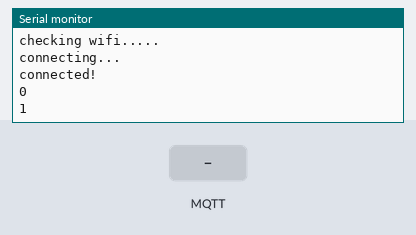
Simulated run of this program. Board: ESP32. Shown: the last lines printed to the serial monitor. The inputs (shaded band) are chosen by the test bench. WiFi joins after 1.5 s; servers stay silent unless stated; no MQTT or app messages arrive unless stated.

Above: at 3.2 s.
3.3 s: MQTT message "1" arrives on the first subscribed topic
At 3.8 s:
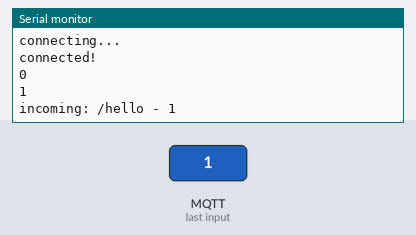
4.8 s: MQTT message "on" arrives on the first subscribed topic
At 4.98 s:
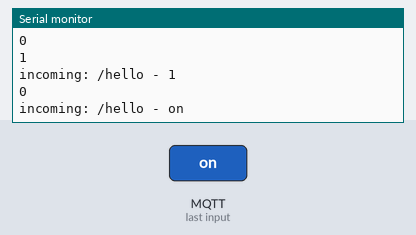
6.3 s: MQTT message "off" arrives on the first subscribed topic
At 6.9 s:
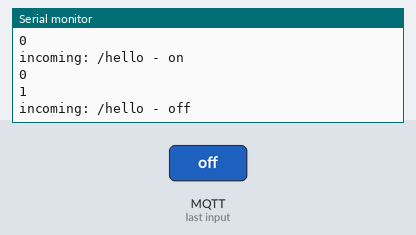

Measured:
- after the input at 3.3 s, the serial monitor: prints a new line at once (image 1)
- after the input at 4.8 s, the serial monitor: prints a new line at once (image 2)
- after the input at 6.3 s, the serial monitor: prints a new line at once (image 3)

The program:

main.cpp
```cpp
#include <Arduino.h>
#include <SPI.h>
#include <WiFi.h>
#include <MQTT.h>

const char *ssid = "IP9tcN32kd"; // Enter your Wi-Fi name
const char *pass = "H$u3e*X3-uByaL=BTXw_r45t&";  // Enter Wi-Fi password

WiFiClient net;
MQTTClient client;

unsigned long lastMillis = 0;

void connect() {
  Serial.print("checking wifi...");
  while (WiFi.status() != WL_CONNECTED) {
    Serial.print(".");
    delay(1000);
  }

  Serial.print("\nconnecting...");
  while (!client.connect("arduino", "public", "public")) {
    Serial.print(".");
    delay(1000);
  }

  Serial.println("\nconnected!");

  client.subscribe("/hello");
  // client.unsubscribe("/hello");
}

void messageReceived(String &topic, String &payload) {
  Serial.println("incoming: " + topic + " - " + payload);

  // Note: Do not use the client in the callback to publish, subscribe or
  // unsubscribe as it may cause deadlocks when other things arrive while
  // sending and receiving acknowledgments. Instead, change a global variable,
  // or push to a queue and handle it in the loop after calling `client.loop()`.
}

void setup() {
  Serial.begin(115200);
  WiFi.begin(ssid, pass);

  // Note: Local domain names (e.g. "Computer.local" on OSX) are not supported
  // by Arduino. You need to set the IP address directly.
  client.begin("broker.emqx.io",1883, net);
  client.onMessage(messageReceived);

  connect();
}

void loop() {
  client.loop();

  if (!client.connected()) {
    connect();
  }

  // publish a message roughly every second.
  if (millis() - lastMillis > 1000) {
    lastMillis = millis();
    unsigned long a = millis();
    client.publish("/hello", "world");
    unsigned long b = millis();
    Serial.println(b-a);
  }
}
```
